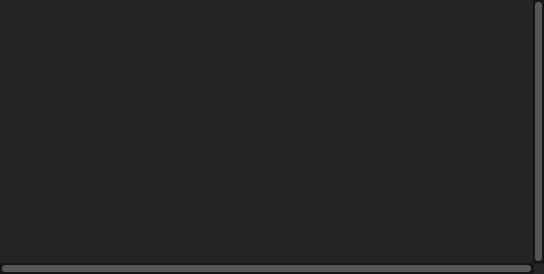
<?xml version="1.0" encoding="UTF-8"?>
<ui version="4.0">
 <class>Form</class>
 <widget class="QWidget" name="Form">
  <property name="geometry">
   <rect>
    <x>0</x>
    <y>0</y>
    <width>544</width>
    <height>274</height>
   </rect>
  </property>
  <property name="windowTitle">
   <string>Form</string>
  </property>
  <property name="styleSheet">
   <string notr="true">/*
Unreal Engine 5 like Qt Stylesheet

https://coolors.co/151515-242424-2f2f2f-353535-4f4f4f-575757-8f8f8f-c0c0c0

.qss is Qt stylesheet and can be modified directly

.scss is preprocessor for .css like file, more information please see:
  https://sass-lang.com/guide
  https://github.com/spyder-ide/qtsass
  to compile .scss to .qss use command:
    `qtsass ue.scss -o ue.qss`
*/
QMainWindow {
  background-color: #151515;
  color: white;
  font-family: &quot;Roboto&quot;; }

#centralwidget {
  background-color: #151515; }

QWidget {
  background-color: #242424;
  color: white;
  font-family: &quot;Roboto&quot;; }

QGroupBox,
QFrame {
  background-color: #242424;
  border-style: transparent; }

QGroupBox {
  padding-top: 10px; }
  QGroupBox::title {
    padding: 0px; }

QMenuBar {
  background-color: #151515;
  color: #c0c0c0; }
  QMenuBar::item {
    padding: 5px 12px 5px 12px; }
    QMenuBar::item:selected {
      background-color: #575757;
      color: white; }
    QMenuBar::item:pressed {
      background-color: #0664c3; }

QMenu {
  padding-top: 3px;
  background-color: #2f2f2f; }
  QMenu::item {
    padding: 5px 10px 5px 10px;
    min-width: 180px; }
    QMenu::item:selected {
      background-color: #0664c3; }

QLabel {
  color: #c0c0c0;
  background-color: transparent; }

QLineEdit,
QComboBox,
QSpinBox,
QDoubleSpinBox {
  color: #c0c0c0;
  background-color: black;
  height: 20px;
  padding-left: 6px;
  border-radius: 3px;
  border: 1px solid #353535; }

QLineEdit:hover,
QComboBox:hover {
  border-color: #4f4f4f; }

QLineEdit:focus {
  border-color: #0664c3; }

QComboBox::drop-down {
  border: none;
  padding-right: 5px; }

QComboBox::down-arrow {
  image: url(:/icons/arrow-down.svg);
  width: 15px; }
  QComboBox::down-arrow:hover {
    image: url(:/icons/arrow-down-white.svg); }

QComboBox:disabled {
    color: #8f8f8f;
    background-color: #353535;
    border-style: transparent; }

QSpinBox::up-button,
QDoubleSpinBox::up-button {
  image: url(:/icons/arrow-up.svg);
  subcontrol-position: top right;
  padding: 2px 2px 0px 0px;
  width: 15px; }

QSpinBox::up-button:hover,
QDoubleSpinBox::up-button:hover {
  image: url(:/icons/arrow-up-white.svg); }

QSpinBox::down-button,
QDoubleSpinBox::down-button {
  image: url(:/icons/arrow-down.svg);
  subcontrol-position: bottom right;
  padding: 0px 2px 2px 0px;
  width: 15px; }

QSpinBox::down-button:hover,
QDoubleSpinBox::down-button:hover {
  image: url(:/icons/arrow-down-white.svg); }

QPushButton {
  background-color: #353535;
  height: 20px;
  padding-bottom: 1px;
  border-radius: 3px;
  border: 1px solid black; }
  QPushButton:hover {
    background-color: #575757; }
  QPushButton:checked {
    color: white;
    background-color: #0664c3; }
    QPushButton:checked:hover {
      background-color: #0070e0; }
  QPushButton:disabled {
    color: #8f8f8f;
    background-color: #353535;
    border-style: transparent; }
  QPushButton:flat {
    background-color: transparent;
    color: #c0c0c0;
    border-style: transparent; }
    QPushButton:flat:hover {
      color: white;
      background-color: #353535; }
    QPushButton:flat:disabled {
      color: #575757; }

QRadioButton {
  color: white;
  background-color: transparent;
  height: 20px; }
  QRadioButton::indicator {
    height: 9px;
    width: 9px; }
    QRadioButton::indicator:checked {
      image: url(:/icons/radio.svg); }
    QRadioButton::indicator:unchecked {
      image: url(:/icons/unradio.svg); }

QCheckBox {
  color: white;
  background-color: transparent;
  height: 20px; }

QGroupBox::indicator,
QCheckBox::indicator {
  height: 15px;
  width: 15px;
  border-radius: 3px;
  border: 1px solid #353535; }

QGroupBox::indicator:hover,
QCheckBox::indicator:hover {
  border-color: #4f4f4f; }

QGroupBox::indicator:checked,
QCheckBox::indicator:checked {
  image: url(:/icons/check.svg); }

QTableView,
QTreeView,
QListView {
  background-color: #151515; }

QTableView::item,
QTreeView::item,
QListView::item {
  color: #c0c0c0; }

QTableView::item::selected,
QTreeView::item::selected,
QListView::item::selected {
  selection-color: white;
  selection-background-color: #0070e0; }

QTableView::item::selected:focus,
QTreeView::item::selected:focus,
QListView::item::selected:focus {
  background-color: #0070e0; }

QTableView::indicator:unchecked,
QTreeView::indicator:unchecked,
QListView::indicator:unchecked {
  image: url(:/icons/uncheck.svg); }

QTableView::indicator:checked,
QTreeView::indicator:checked,
QListView::indicator:checked {
  image: url(:/icons/check.svg); }

QHeaderView::section {
  background-color: #2f2f2f;
  padding-left: 5px;
  color: #c0c0c0;
  border: none; }
  QHeaderView::section::horizontal {
    border-left: 1px solid #151515; }
  QHeaderView::section::vertical {
    border-top: 1px solid #151515; }
  QHeaderView::section:hover {
    background-color: #353535; }

QTreeView::branch:closed:has-children {
  image: url(:/icons/triangle-right.svg); }
  QTreeView::branch:closed:has-children:hover {
    image: url(:/icons/triangle-right-white.svg); }

QTreeView::branch:open:has-children {
  image: url(:/icons/triangle-down.svg); }
  QTreeView::branch:open:has-children:hover {
    image: url(:/icons/triangle-down-white.svg); }

QTableWidget QTableCornerButton::section {
  background-color: #2f2f2f; }

QProgressBar {
  background-color: #151515;
  border: 1px transparent black;
  height: 10px;
  color: transparent; }
  QProgressBar::chunk {
    border-image: url(:/icons/progress-pattern.svg) 0 0 0 0 repeat repeat; }

QSlider {
  border: 1px solid #353535;
  border-radius: 3px; }
  QSlider:horizontal {
    height: 18px; }
  QSlider:vertical {
    width: 18px; }
  QSlider::groove {
    border: 1px solid #151515;
    background: #151515;
    border-radius: 3px; }
    QSlider::groove:horizontal {
      height: 16px; }
    QSlider::groove:vertical {
      width: 16px; }
  QSlider::handle {
    background: #353535;
    border-radius: 3px; }
    QSlider::handle:hover {
      background: #575757; }
    QSlider::handle:horizontal {
      width: 30px; }
    QSlider::handle:vertical {
      height: 30px; }

QScrollBar {
  background: #151515; }
  QScrollBar:horizontal {
    height: 11px; }
  QScrollBar:vertical {
    width: 11px; }
  QScrollBar::add-page,
  QScrollBar::sub-page {
    background: none; }
  QScrollBar::add-line,
  QScrollBar::sub-line {
    border: none;
    background: none; }
  QScrollBar::handle {
    margin: 2px;
    background: #575757;
    border-radius: 3px; }
    QScrollBar::handle:hover {
      background: #8f8f8f; }

QTabBar {
  background-color: #151515; }
  QTabBar::tab {
    background-color: transparent;
    padding: 5px;
    border-top-left-radius: 3px;
    border-top-right-radius: 3px; }
    QTabBar::tab:vertical:right {
      border-top-right-radius: 3px;
      border-bottom-right-radius: 3px; }
    QTabBar::tab:vertical:left {
      border-top-left-radius: 3px;
      border-bottom-left-radius: 3px; }
    QTabBar::tab:bottom,
    QTabBar::tab:top {
      min-width: 60px; }
    QTabBar::tab:left,
    QTabBar::tab:right {
      min-height: 60px; }
    QTabBar::tab:hover {
      background-color: #242424; }
    QTabBar::tab:selected {
      background-color: #242424; }
  QTabBar::indicator {
    width: 5px;
    height: 5px; }
  QTabBar::close-button {
    image: url(:/icons/cross.svg); }
    QTabBar::close-button:hover {
      image: url(:/icons/cross-white.svg); }
    QTabBar::close-button:!selected {
      image: none; }

QTabWidget {
  border: none; }
  QTabWidget:pane {
    border: none; }

QDockWidget {
  background-color: #2f2f2f;
  font-weight: bold;
  color: #c0c0c0;
  border-radius: 3px;
  titlebar-close-icon: url(:/icons/cross.svg);
  titlebar-normal-icon: url(); }
  QDockWidget::close-button {
    image: url(:/icons/cross.svg);
    background: none;
    border: none;
    icon-size: 5px; }
    QDockWidget::close-button:hover {
      image: url(:/icons/cross-white.svg); }

QToolBox::tab {
  background-color: #2f2f2f;
  font-weight: bold;
  color: #c0c0c0;
  border-radius: 3px;
  image: url(:/icons/triangle-right.svg);
  image-position: left; }
  QToolBox::tab:selected {
    image: url(:/icons/triangle-down.svg); }
</string>
  </property>
  <layout class="QVBoxLayout" name="verticalLayout">
   <property name="spacing">
    <number>0</number>
   </property>
   <property name="leftMargin">
    <number>0</number>
   </property>
   <property name="topMargin">
    <number>0</number>
   </property>
   <property name="rightMargin">
    <number>0</number>
   </property>
   <property name="bottomMargin">
    <number>0</number>
   </property>
   <item>
    <widget class="QTextEdit" name="ui_log_edit">
     <property name="font">
      <font>
       <family>Roboto</family>
      </font>
     </property>
     <property name="verticalScrollBarPolicy">
      <enum>Qt::ScrollBarAlwaysOn</enum>
     </property>
     <property name="horizontalScrollBarPolicy">
      <enum>Qt::ScrollBarAlwaysOn</enum>
     </property>
     <property name="lineWrapMode">
      <enum>QTextEdit::NoWrap</enum>
     </property>
     <property name="readOnly">
      <bool>true</bool>
     </property>
    </widget>
   </item>
  </layout>
 </widget>
 <resources/>
 <connections/>
</ui>
